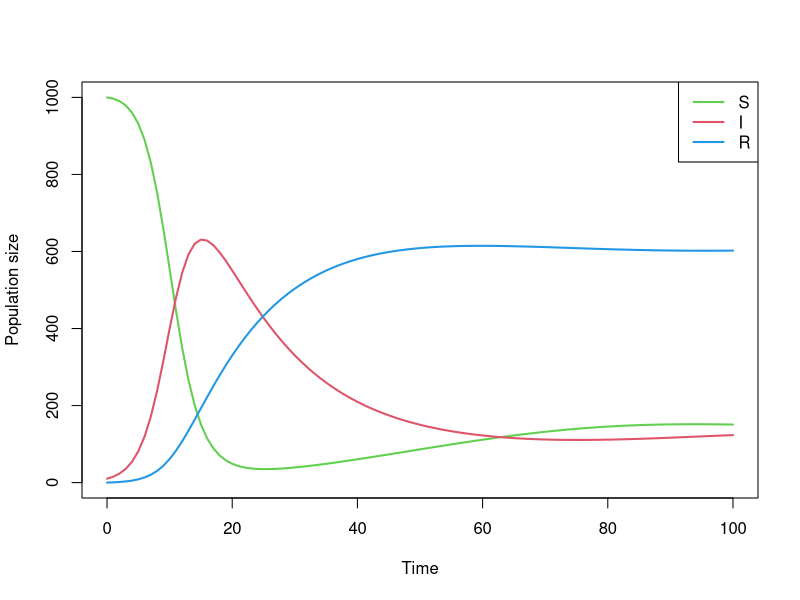
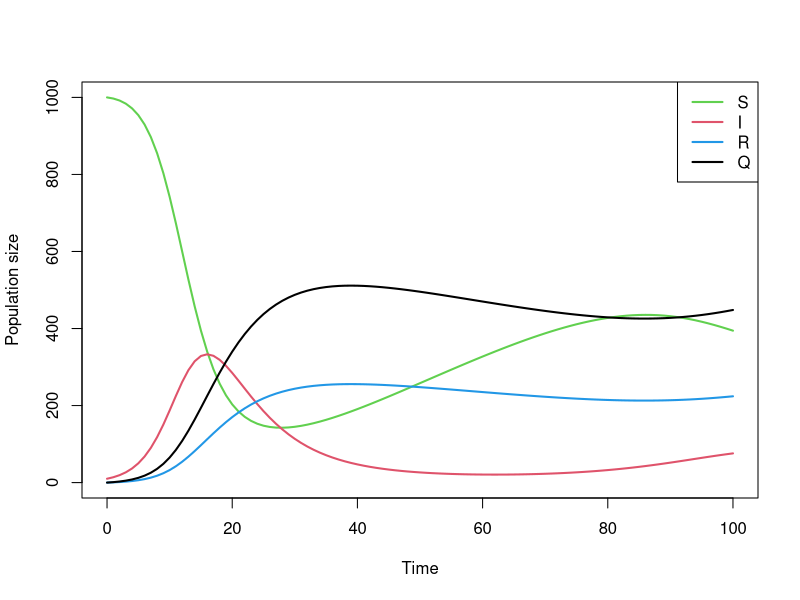

Generate these figures, in order, with R:
## ---- chunk 1
knitr::opts_chunk$set(echo = T)

library(deSolve)
## ---- chunk 2
DiagrammeR::grViz("digraph {

# Initialize graph
graph [layout = dot, rankdir = LR]

# Define the nodes and global styles of the nodes. We can override these in box if we wish
node [shape = circle, style = filled]

#Edges in graphs must be between nodes, therefore dummy nodes are needed for signaling edges and input/output edges

OS [fixedsize = TRUE, width = 0, height = 0, label = ''] #Dummy node
S [fillcolor = green]
SI [fixedsize = TRUE, width = 0, height = 0, label = ''] #Dummy node
I [fillcolor = red]
IO [fixedsize = TRUE, width = 0, height = 0, label = ''] #Dummy node
R [fillcolor = blue]

# edge definitions with the node IDs
edge[fontsize = 10]
# Edge weights are not necessary, but can be used to get edges in straight line (higher weight edges have more emphasis)

S -> SI [label = 'rI', weight = 2, dir = none]
SI -> I [weight = 2]
I -> SI [label = '+', tailport = n, style = dashed, fontcolor = blue, color = blue]
OS -> S [label = 'rBirth', weight = 2]
I -> IO [label = 'rDeath', weight = 2]

I -> R [label = 'rR', weight = 1]
R -> S [label = 'rS', weight = 1]
}")
## ---- chunk 3
SIR <- function(t, state, parameters) {# SIR is the name of this function with inputs t, state, parameters 
  # with function executes lines in {} (differential equations) using values defined in state and parameters
  with(as.list(c(state, parameters)),{  
      dS <- rBirth + rS*R - rI*S*I #ODE for susceptible population
      dI <- rI*S*I - rR*I - rDeath*I #ODE for infected population
      dR <- rR*I - rS*R #ODE for recovered population
      list(c(dS, dI, dR)) #Return change in variables
    })
  }

## ---- chunk 4
parameters <- c(rBirth = 3, #Birth rate
                rDeath = 0.02, #Death rate
                rI = 0.0005, #Infection rate
                rR = 0.05, #Recovery rate
                rS = 0.01 #Loss of immunity rate
                )
## ---- chunk 5
state <- c(S = 1000, #Initial number of susceptible individuals  
           I = 10, #Initial number of infected individuals
           R = 0 #Initial number of recovered individuals
          )
## ---- chunk 6

times <- seq(from = 0,to = 100, by = 1) #Definition of time (initial,final,step size)

#ode is like ode45 in Matlab and is used to simulate systems of ODEs
out <- ode(y = state,#Initial conditions 
           times = times, #Time definition
           func = SIR, #Name of function defining ODEs
           parms = parameters #Parameter values
           )
## ---- chunk 7
plot(out[,"time"],out[,"S"],col=3,lwd=2,type="l",xlab="Time",ylab="Population size",ylim=c(0,1000)) #Plot S population vs time
lines(out[,"time"],out[,"I"],col=2,lwd=2,type="l") #Plot I population vs time
lines(out[,"time"],out[,"R"],col=4,lwd=2,type="l") #Plot R population vs time
legend("topright",legend = c("S","I","R"),col = c(3,2,4),lwd = 2) #Define plot legend

## ---- chunk 8
DiagrammeR::grViz("digraph {

graph [layout = dot, rankdir = LR]

# define the global styles of the nodes. We can override these in box if we wish
node [shape = circle, style = filled]

#Edges in graphs must be between nodes, therefore dummy nodes are needed for signaling edges and input/output edges

OS [fixedsize = TRUE, width = 0, height = 0, label = ''] #Dummy node
S [fillcolor = green]
SI [fixedsize = TRUE, width = 0, height = 0, label = ''] #Dummy node
I [fillcolor = red]
IO [fixedsize = TRUE, width = 0, height = 0, label = ''] #Dummy node
R [fillcolor = blue]
Q [fillcolor = white]

# edge definitions with the node IDs
edge[fontsize = 10]
# Edge weights are not necessary, but can be used to get edges in straight line (higher weight edges have more emphasis)

S -> SI [label = 'rI', weight = 2, dir = none]
SI -> I [weight = 2]
I -> SI [label = '+', tailport = n, style = dashed, fontcolor = blue, color = blue]
OS -> S [label = 'rBirth', weight = 2]
I -> IO [label = 'rDeath', weight = 2]

I -> R [label = 'rR', weight = 1]
R -> S [label = 'rS', weight = 1]
I -> Q [label = 'rQ', weight = 1]
Q -> R [label = 'rRI', weight = 1]
}")
## ---- chunk 9
SIRQ <- function(t, state, parameters) {
    with(as.list(c(state, parameters)), {
      dS <- rBirth + rS*R - rI*S*I + rRI*Q
      dI <- rI*S*I - rR*I - rDeath*I - rQ*I
      dR <- rR*I - rS*R
      dQ <- rQ*I - rRI*Q
      list(c(dS, dI, dR, dQ))
    })
}
## ---- chunk 10
parameters <- c(rBirth = 3, 
                rDeath = 0.02,
                rI = 0.0005, 
                rR = 0.05, 
                rS = 0.01,
                rQ = 0.1, 
                rRI = 0.01
                )
## ---- chunk 11
state <- c(S = 1000,  
           I = 10, 
           R = 0,
           Q = 0
          )
## ---- chunk 12
times <- seq(from = 0,to = 100, by = 1)

out <- ode(y = state, 
           times = times, 
           func = SIRQ, 
           parms = parameters
           )
## ---- chunk 13
plot(out[,"time"],out[,"S"],col=3,lwd=2,type="l",xlab="Time",ylab="Population size",ylim=c(0,1000))
lines(out[,"time"],out[,"I"],col=2,lwd=2,type="l")
lines(out[,"time"],out[,"R"],col=4,lwd=2,type="l")
lines(out[,"time"],out[,"Q"],col=1,lwd=2,type="l")
legend("topright",legend = c("S","I","R","Q"),col = c(3,2,4,1),lwd = 2)
